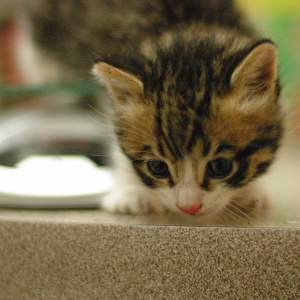
#> input picture img/cat.jpeg, 300 x 300 px
$ python part_2_B.py
#> lines starting #> are read from the running program, lines starting #| are printed output that depends on the picture
import cv2
import matplotlib.pyplot as plt


def main():
    # Read the first image
    img1 = cv2.imread("../img/cat.jpeg")
#> img1 is the input picture: shape (300, 300, 3); mean B, G, R 75.9, 107, 120.1
    img1 = cv2.cvtColor(img1, cv2.COLOR_BGR2RGB)

    # Read the second image
    img2 = cv2.imread("../img/Dog and Cat.jpg")
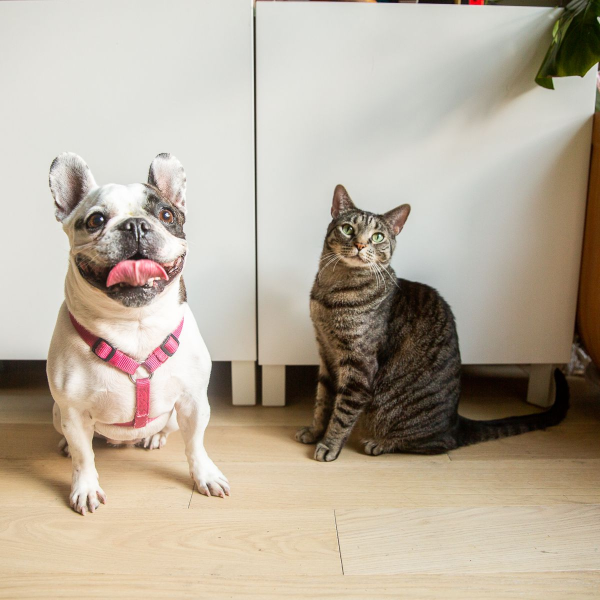
#> input picture img/Dog and Cat.jpg, 1200 x 1200 px (shown at 1/2 size)
#> img2 is the input picture: shape (1200, 1200, 3); mean B, G, R 156.5, 172.6, 183.8
    img2 = cv2.cvtColor(img2, cv2.COLOR_BGR2RGB)

    # Print original dimensions
    print("Image 1 dimensions:", img1.shape)
#| Image 1 dimensions: (300, 300, 3)
    print("Image 2 dimensions:", img2.shape)
#| Image 2 dimensions: (1200, 1200, 3)

    # Resize img2 to match img1 dimensions
    img2 = cv2.resize(img2, (img1.shape[1], img1.shape[0]))
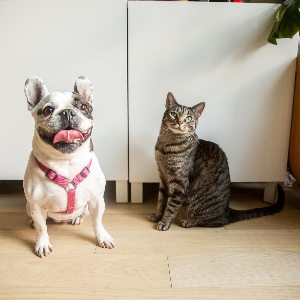
#> img2: shape (300, 300, 3); mean R, G, B 183.9, 172.7, 156.6
    print("New image 2 dimensions:", img2.shape)
#| New image 2 dimensions: (300, 300, 3)

    # Display both original images side by side
    plt.figure(figsize=(15, 5))
    plt.subplot(121)
    plt.imshow(img1)
    plt.title("Image 1")
    plt.axis("off")

    plt.subplot(122)
    plt.imshow(img2)
    plt.title("Image 2")
    plt.axis("off")

    # Use plt.draw() and plt.pause() instead of plt.show()
    plt.draw()
    plt.pause(1.0)
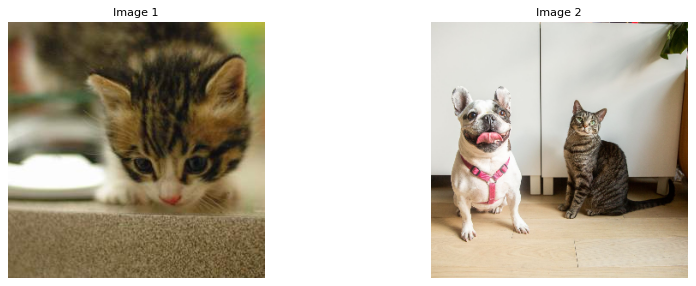
#> figure drawn by matplotlib, 2 panels

    # Get alpha value from user
    alpha = float(input("\nEnter blend factor (0-1): "))
#> the answer given: 1

    # Linear blending using cv2.addWeighted
    blended = cv2.addWeighted(img1, 1 - alpha, img2, alpha, 0)

    # Display blended result
    plt.figure(figsize=(10, 8))
    plt.imshow(blended)
    plt.title(f"Blended Image (alpha={alpha})")
    plt.axis("off")
    plt.show()  # Keep the final show() to prevent window from closing


if __name__ == "__main__":
    main()
